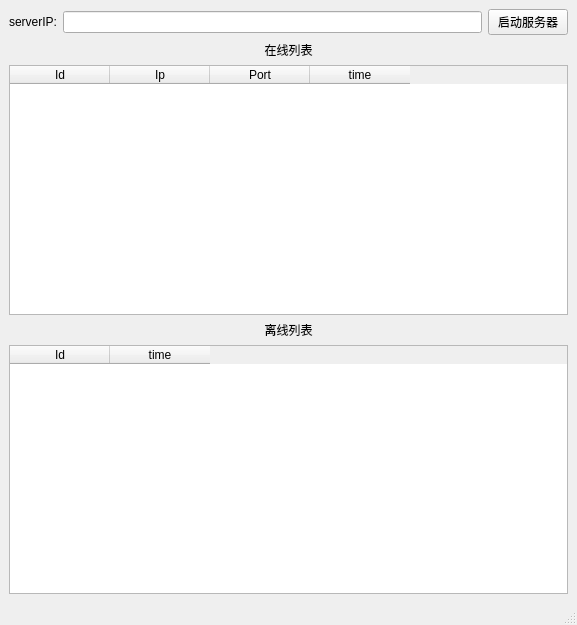
<?xml version="1.0" encoding="UTF-8"?>
<ui version="4.0">
 <class>MainWindow</class>
 <widget class="QMainWindow" name="MainWindow">
  <property name="geometry">
   <rect>
    <x>0</x>
    <y>0</y>
    <width>577</width>
    <height>625</height>
   </rect>
  </property>
  <property name="windowTitle">
   <string>MainWindow</string>
  </property>
  <widget class="QWidget" name="centralwidget">
   <layout class="QVBoxLayout" name="verticalLayout">
    <item>
     <layout class="QHBoxLayout" name="horizontalLayout">
      <item>
       <widget class="QLabel" name="label_3">
        <property name="text">
         <string>serverIP:</string>
        </property>
       </widget>
      </item>
      <item>
       <widget class="QLineEdit" name="ServerIP"/>
      </item>
      <item>
       <widget class="QPushButton" name="startlisen">
        <property name="text">
         <string>启动服务器</string>
        </property>
       </widget>
      </item>
     </layout>
    </item>
    <item>
     <widget class="QLabel" name="label">
      <property name="text">
       <string>在线列表</string>
      </property>
      <property name="alignment">
       <set>Qt::AlignCenter</set>
      </property>
     </widget>
    </item>
    <item>
     <widget class="QTableWidget" name="onlineTable">
      <column>
       <property name="text">
        <string>Id</string>
       </property>
      </column>
      <column>
       <property name="text">
        <string>Ip</string>
       </property>
      </column>
      <column>
       <property name="text">
        <string>Port</string>
       </property>
      </column>
      <column>
       <property name="text">
        <string>time</string>
       </property>
      </column>
     </widget>
    </item>
    <item>
     <widget class="QLabel" name="label_2">
      <property name="text">
       <string>离线列表</string>
      </property>
      <property name="alignment">
       <set>Qt::AlignCenter</set>
      </property>
     </widget>
    </item>
    <item>
     <widget class="QTableWidget" name="DeLineTabel">
      <column>
       <property name="text">
        <string>Id</string>
       </property>
      </column>
      <column>
       <property name="text">
        <string>time</string>
       </property>
      </column>
     </widget>
    </item>
   </layout>
  </widget>
  <widget class="QMenuBar" name="menubar">
   <property name="geometry">
    <rect>
     <x>0</x>
     <y>0</y>
     <width>577</width>
     <height>21</height>
    </rect>
   </property>
  </widget>
  <widget class="QStatusBar" name="statusbar"/>
 </widget>
 <resources/>
 <connections/>
</ui>
